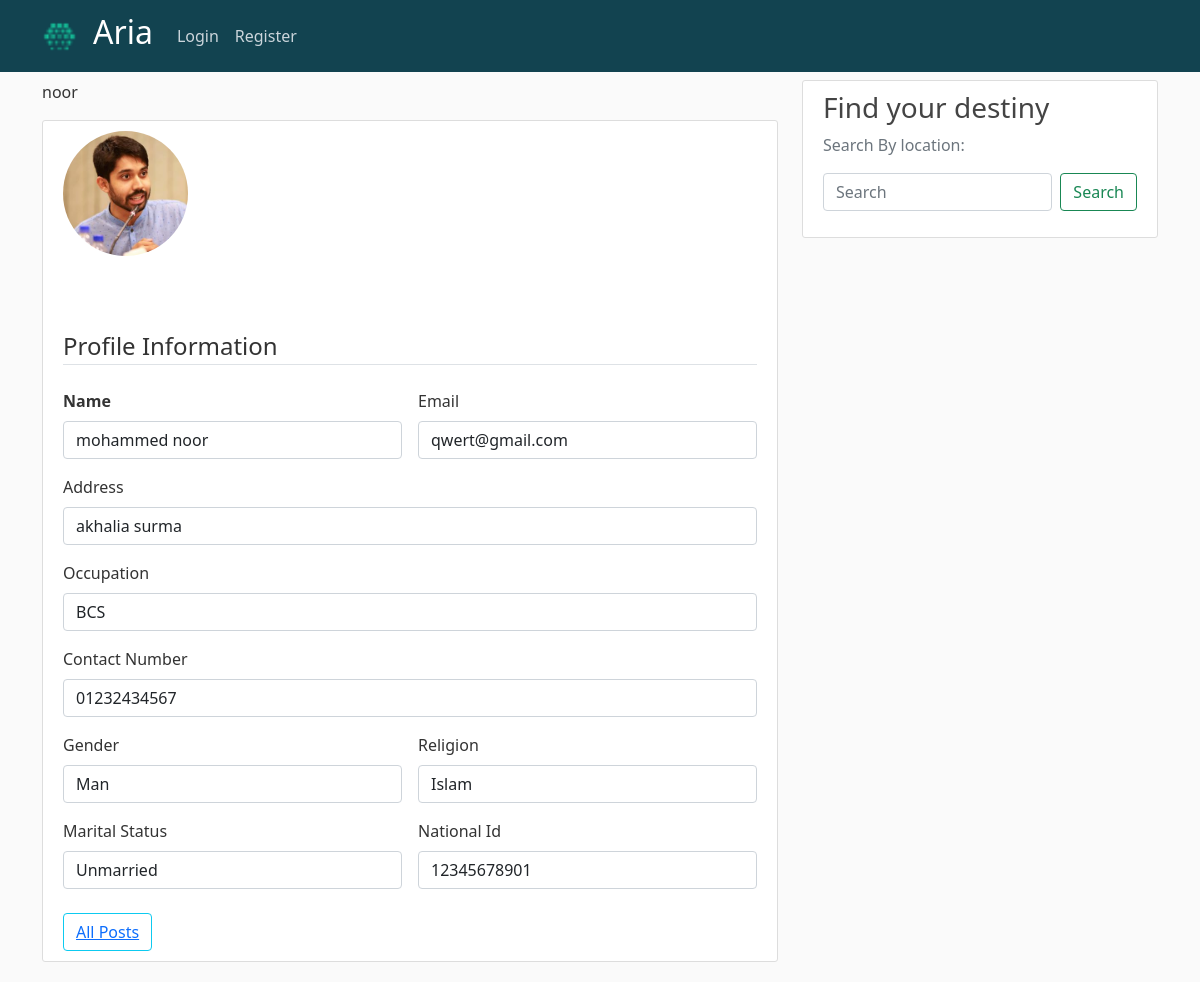
/post/noor, run on the app's committed database.
### users/models.py (models this page shows, shortened)
class Register(models.Model):
    user = models.OneToOneField(User, on_delete = models.CASCADE)
    occupation = models.CharField(max_length = 150)
    address = models.CharField(max_length = 150)
    gender = models.CharField(max_length=5,choices=GENDER_CHOICES)
    phone = models.CharField(max_length=12, null=True)
    religion = models.CharField(max_length = 20,null=True)
    marital_status = models.CharField(max_length=3,choices=MARITAL_CHOICES)
    nid = models.CharField(max_length=11)

class Profile(models.Model):
    user = models.OneToOneField(User, on_delete = models.CASCADE)
    image = models.ImageField(default='default.jpg', upload_to='profile_pics')

### blog/views.py (the view)
# urls.py: path('post/<str:username>', UserProfileView.as_view(), name='user-profile'),
class UserProfileView(ListView):
    model = Register
    template_name = 'blog/user_profile.html' # <app>/<model>_<viewtype>.html
    context_object_name = 'register'
    paginate_by = 5
    def get_queryset(self):
        user = get_object_or_404(User, username=self.kwargs.get('username'))
        return Register.objects.filter(user=user)

### blog/templates/blog/user_profile.html
{% extends "blog/base.html" %}
{% load crispy_forms_tags %}
{% block content %}
{% for post in register %}
<p>{{ post.user.username }}</p>
      <div class="content-section">
        <div class="media">
          <img class="rounded-circle account-img" src="{{post.user.profile.image.url}}">
            <h2 class="account-heading">{{post.user.username }}</h2>
              <fieldset class="form-group">
                <legend class = "border-bottom mb-4">Profile Information</legend>
            </fieldset>
              <div class="media-body">
                 <form class="row g-3" >
                  <div class="col-md-6">
                    <label for="inputEmail4" class="form-label"> <strong> Name </strong></label>
                    <input type="email" class="form-control" id="inputEmail4" value = "{{ post.user.first_name }} {{ post.user.last_name }}">
                  </div>
                  <div class="col-md-6">
                    <label for="inputEmail4" class="form-label">Email</label>
                    <input type="email" class="form-control" id="inputEmail4" value = "{{ post.user.email }}">
                  </div>
                  <div class="col-12">
                    <label for="inputAddress" class="form-label">Address</label>
                    <input type="text" class="form-control" id="inputAddress" value="{{post.address}}">
                  </div>
                  <div class="col-12">
                    <label for="inputAddress" class="form-label">Occupation</label>
                    <input type="text" class="form-control" id="inputAddress" value="{{post.occupation}}">
                  </div>
                  <div class="col-12">
                    <label for="inputAddress2" class="form-label">Contact Number </label>
                    <input type="text" class="form-control" id="inputAddress2" value = "{{ post.phone }}">
                  </div>
                  <div class="col-md-6">
                    <label for="inputCity" class="form-label"> Gender </label>
                    <input type="text" class="form-control" id="inputCity" value="{{ post.get_gender_display }}">
                  </div>
                  <div class="col-md-6">
                    <label for="inputState" class="form-label">Religion</label>
                    <input type="text" class="form-control" id="inputCity" value="{{ post.religion }}">
                  </div>
                  <div class="col-md-6">
                    <label for="inputCity" class="form-label"> Marital Status  </label>
                    <input type="text" class="form-control" id="inputCity" value="{{ post.get_marital_status_display }}">
                  </div>
                  <div class="col-md-6">
                    <label for="inputState" class="form-label">National Id </label>
                    <input type="text" class="form-control" id="inputCity" value="{{ post.nid }}">
                  </div>
                </form>
                <br>
                <div class = "form-group">
                  <button class = "btn btn-outline-info" type="submit"> <a class="mr-2" href="{% url 'user-posts' post.user.username %}">All Posts</a> </button>
              </div>
              </div>
        </div>
      </div>
{% endfor %}
{% endblock content %}

### blog/static/blog/main3.css (style rules this page uses)
body { background: #fafafa; color: #333333; margin-top: 5rem; }
h2 { color:#ffffff; }
.content-section { background: #ffffff; padding: 10px 20px; border: 1px solid #dddddd; border-radius: 3px; margin-bottom: 20px; }
.account-img { height: 125px; width: 125px; margin-right: 20px; margin-bottom: 16px; }
.account-heading { font-size: 2.5rem; }

### data on the page
Register: user.username "noor", user.profile.image (picture), user.first_name "mohammed noor", user.email "qwert@gmail.com", address "akhalia surma", occupation "BCS", phone "01232434567", gender "Man", religion "Islam", marital_status "Unmarried", nid "12345678901"
